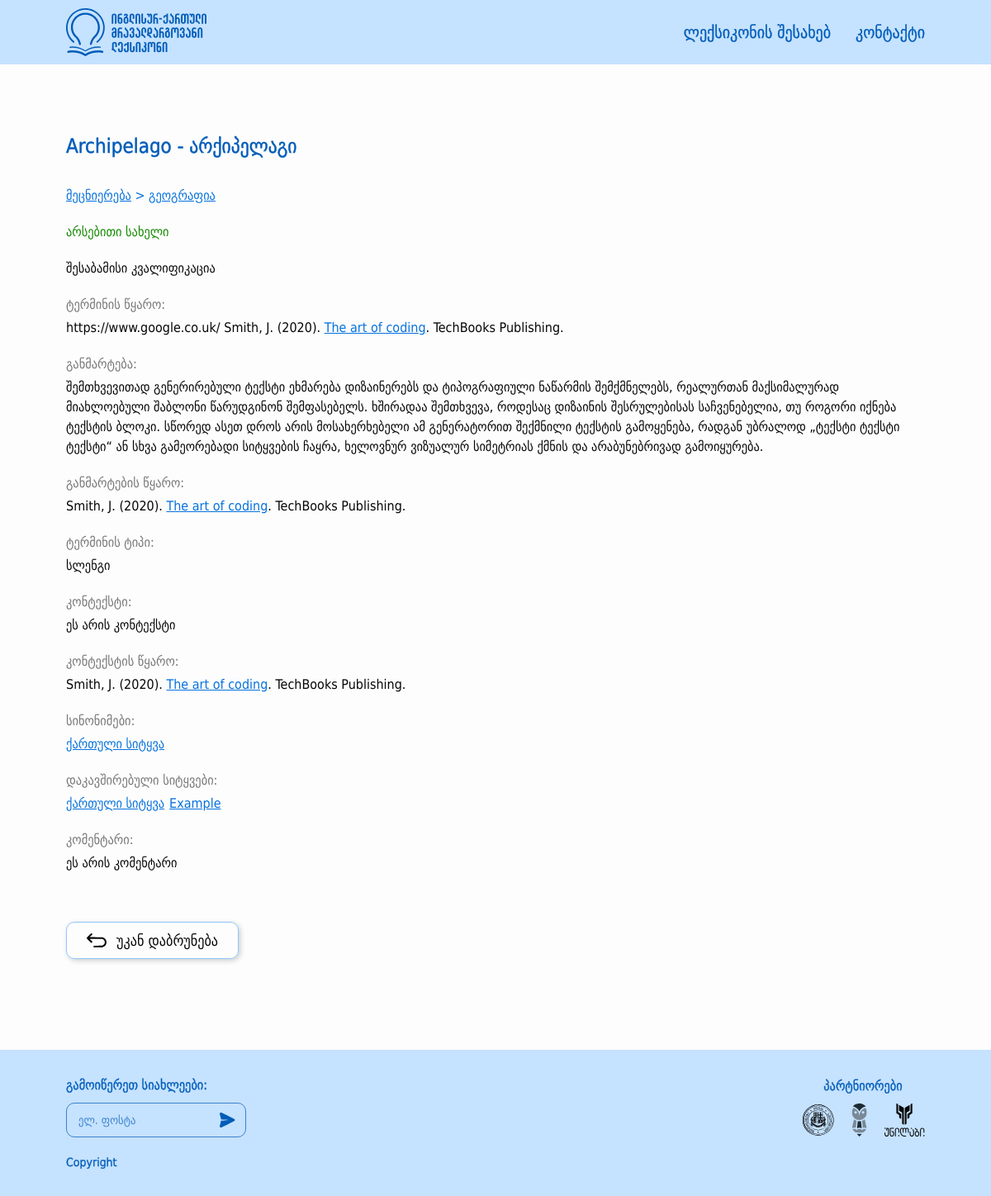
/term_detail/1, run on the app's committed database.
### src/models/terms.py (models this page shows, shortened)
class Term(BaseModel):
    __tablename__ = 'terms'
    id = db.Column(db.Integer, primary_key=True)
    geo_word = db.Column(db.String(100), nullable=False)
    eng_word = db.Column(db.String(100), nullable=False)
    grammar_form = db.Column(db.String(50), nullable=True)
    term_source = db.Column(db.String(100), nullable=False)
    definition = db.Column(db.Text, nullable=False)
    definition_source = db.Column(db.String(100), nullable=False)
    term_type = db.Column(db.String(50), nullable=True)
    context = db.Column(db.Text, nullable=True)
    context_source = db.Column(db.String(100), nullable=True)
    comment = db.Column(db.Text, nullable=True)
    category = db.relationship("Category", secondary="terms_categories", backref="terms")

class Category(BaseModel):
    __tablename__ = "categories"
    id = db.Column(db.Integer, primary_key=True)
    name = db.Column(db.String(50), nullable=False)
    parent_id = db.Column(db.Integer, db.ForeignKey("categories.id"), nullable=True)
    children = db.relationship('Category', backref=db.backref('parent', remote_side=[id]), lazy='dynamic')

### src/views/main/routes.py (the view)
@main_blueprint.route("/term_detail/<int:term_id>")
def term_detail(term_id):
    term = Term.query.get_or_404(term_id)
    connected_terms = ConnectedTerm.query.filter(
        (ConnectedTerm.term1_id == term_id) | (ConnectedTerm.term2_id == term_id)
    ).all()
    synonyms = ConnectedTerm.query.filter(
        (ConnectedTerm.term1_id == term.id) | (ConnectedTerm.term2_id == term.id),
        ConnectedTerm.is_synonym == True
    ).all()
    return render_template("main/term_detail.html", term=term, connected_terms=connected_terms, synonyms=synonyms)

### src/templates/main/term_detail.html (shortened to what this page needs)
{% extends 'layouts/base.html' %}
{% block content %}
    <div class="main-outer edge-padding">
      <main class="main-content width-limiter">
        <article class="term-word-container">
          <h1 class="term-word-detail">{{term.eng_word}} - {{ term.geo_word }}</h1>
          <div class="term-field">
            {% for category in term.category %}
              {% set parent_category = category.parent %}
              {% if parent_category %}
                {% set grandparent_category = parent_category.parent %}
                <a href="{{ url_for('main.view_terms_by_category', category_id=parent_category.id) }}">{{ parent_category.name }}</a> &gt;
              {% endif %}
              <a href="{{ url_for('main.view_terms_by_category', category_id=category.id) }}">{{ category.name }}</a>
            {% endfor %}
          </div>
          <div class="term-word-type">{{term.grammar_form}}</div>
          <div class="term-qualifications">შესაბამისი კვალიფიკაცია</div>
          <section class="term-source">
            <h2>ტერმინის წყარო:</h2>
            <p>
              {{term.term_source}}
              Smith, J. (2020). <a href="{{term.term_source}}" previewlistener="true">The art of coding</a>. TechBooks Publishing.
            </p>
          </section>
          <section class="term-definition">
            <h2>განმარტება:</h2>
            <p>
              {{term.definition}}
            </p>
          </section>
          <section class="term-definition-source">
            <h2>განმარტების წყარო:</h2>
            <p>
              Smith, J. (2020). <a href="{{term.definition_source}}" previewlistener="true">The art of coding</a>. TechBooks Publishing.
            </p>
          </section>
          <section class="term-type">
            <h2>ტერმინის ტიპი:</h2>
            <p>{{term.term_type}}</p>
          </section>
          <section class="term-context">
            <h2>კონტექსტი:</h2>
            <p>
              {{term.context}}
            </p>
          </section>
          <section class="term-context-source">
            <h2>კონტექსტის წყარო:</h2>
            <p>
              Smith, J. (2020). <a href="{{term.context_source}}" previewlistener="true">The art of coding</a>. TechBooks Publishing.
            </p>
          </section>
          <section class="term-synonyms">
            <h2>სინონიმები:</h2>
            {% if synonyms %}
            <ul>
                {% for synonym in synonyms %}
                    {% set related_term = synonym.term1 if synonym.term2.id == term.id else synonym.term2 %}
                    <li><a href="{{ url_for('main.term_detail', term_id=related_term.id) }}">{{ related_term.geo_word }}</a></li>
                {% endfor %}
            </ul>
            {% endif %}
          </section>
          <section class="term-related">
            <h2>დაკავშირებული სიტყვები:</h2>
            {% if connected_terms %}
            <ul>
                {% for connected_term in connected_terms %}
                  {% set related_term = connected_term.term1 if connected_term.term2.id == term.id else connected_term.term2 %}
                  <li><a href="{{ url_for('main.term_detail', term_id=related_term.id) }}">{{ related_term.geo_word }}</a></li>
                {% endfor %}
            </ul>
            {% endif %}
          </section>
          <section class="term-comment">
            <h2>კომენტარი:</h2>
            <p>
              {{term.comment}}
            </p>
          </section>
          <a class="go-back-button-container" href="{{ url_for('main.home') }}">
            <button type="button" class="go-back-button">
              <img src="{{ url_for('static', filename='images/' + 'go-back.svg') }}" alt="Go back" />
            </button>
            <span>უკან დაბრუნება</span>
          </a>
        </article>
      </main>
    </div>
{% endblock %}

### src/static/styles/global.css (style rules this page uses)
:root { --color-light-blue: 197, 226, 255; --color-light-blue-2: 143, 199, 255; --color-blue: 6, 114, 221; --color-blue-1: 81, 168, 255; --color-blue-2: 0, 92, 184; --color-white: 253, 253, 253; --color-black: 7, 7, 7; --color-gray: 119, 119, 119; --color-gray-2: 237, 237, 237; --color-green: 19, 137, 0; --color-red: 229, 0, 0; }
*, *::before, *::after { box-sizing: border-box; }
* { margin: 0; }
body { line-height: 1.5; -webkit-font-smoothing: antialiased; }
img, picture, video, canvas, svg { display: block; max-width: 100%; }
input, button, textarea, select { font: inherit; }
p, h1, h2, h3, h4, h5, h6 { overflow-wrap: break-word; }
* { color: rgb(var(--color-black)); font-family: 'DejaVu Sans Condensed', sans-serif; }
body { display: flex; min-height: 100vh; flex-direction: column; background-color: rgb(var(--color-white)); }
ul { list-style: none; padding: 0; margin: 0; }
button { all: unset; cursor: pointer; box-sizing: border-box; }

### src/static/styles/shared.css (style rules this page uses)
.edge-padding { padding: 10px 20px; }
.width-limiter { max-width: 1300px; margin: 0 auto; }
.main-outer { padding-top: 60px; padding-bottom: 100px; flex: 1; }
@media screen and (min-width: 768px) { .edge-padding { padding: 10px 80px; } }
@media screen and (min-width: 768px) { .main-outer { padding: 80px; padding-bottom: 110px; } }

### src/static/styles/other.css (style rules this page uses)
.main-outer { display: flex; }
main { display: flex; flex: 1; }

### src/static/styles/main.css (style rules this page uses)
.main-content { display: flex; gap: 24px; justify-content: center; }
.term-card .field, a { font-size: 14px; color: rgb(var(--color-blue)); }
.term-context-source { grid-column: 2; }
@media screen and (min-width: 768px) { .main-content { gap: 30px; } }
@media screen and (min-width: 768px) { .term-card .field, a { font-size: 16px; } }

### src/static/styles/word.css (style rules this page uses)
.term-word-container { display: flex; flex-direction: column; }
.term-word-container > *:not(h1):not(.go-back-button-container) { margin-bottom: 20px; }
.term-word-container .term-word-detail { -webkit-text-stroke: 0.5px rgb(var(--color-blue-2)); font-size: 20px; font-weight: 400; color: rgb(var(--color-blue-2)); margin-bottom: 30px; }
.term-word-container .term-word-type { font-size: 16px; color: rgb(var(--color-green)); }
.term-word-container .term-qualifications { font-size: 16px; color: rgb(var(--color-black)); }
.term-word-container .term-field { color: rgb(var(--color-blue)); }
.term-word-container .term-field a { color: rgb(var(--color-blue)); }
.term-word-container section h2 { font-size: 16px; color: rgb(var(--color-gray)); margin-bottom: 4px; font-weight: 400; }
.term-word-container section p { color: rgb(var(--color-black)); }
.term-word-container section p a { color: rgb(var(--color-blue)); }
.term-word-container section ul { display: flex; gap: 6px; list-style-type: none; }
.term-word-container section ul li a { font-size: 16px; color: rgb(var(--color-blue)); }
.term-word-container .go-back-button-container { width: fit-content; height: 45px; display: flex; justify-content: center; margin-top: 30px; padding: 8px 24px; gap: 12px; border-radius: 10px; box-shadow: 2px 2px 6px rgba(0, 0, 0, 0.2); border: 1px solid rgb(var(--color-light-blue-2)); cursor: pointer; text-decoration: none; transition: background-color 150ms, border 150ms; }
.go-back-button-container img { transition: filter 150ms; }
.go-back-button-container span { transition: color 150ms; }
.go-back-button-container .go-back-button { font-size: 18px; border: none; outline: none; }
.go-back-button-container span { font-size: 16px; }
@media screen and (min-width: 768px) { .go-back-button-container span { font-size: 18px; } }
@media screen and (min-width: 768px) { .term-word-container .term-word-detail { font-size: 24px; } }
@media screen and (min-width: 768px) { .term-word-container .go-back-button-container { margin-top: 40px; } }

### data on the page
Term: eng_word "Archipelago", geo_word "არქიპელაგი", grammar_form "არსებითი სახელი", term_source "https://www.google.co.uk/", definition "შემთხვევითად გენერირებული ტექსტი ეხმარება დიზაინერებს და ტიპოგრაფიული ნაწარმის შემქმნელებს, რეალურთან მაქსიმალურად მიახლოებული შაბლონი წარუდგინონ შემფასებელს. ხშირადაა შემთხვევა, როდესაც დიზაინის შესრულებისას საჩვენებელია, თუ როგორი იქნება ტექსტის ბლოკი. სწორედ ასეთ დროს არის მოსახერხებელი ამ გენერატორით შექმნილი ტექსტის გამოყენება, რადგან უბრალოდ „ტექსტი ტექსტი ტექსტი“ ან სხვა გამეორებადი სიტყვების ჩაყრა, ხელოვნურ ვიზუალურ სიმეტრიას ქმნის და არაბუნებრივად გამოიყურება.", term_type "სლენგი", context "ეს არის კონტექსტი", comment "ეს არის კომენტარი"
Category: name "გეოგრაფია"
Category: name "მეცნიერება"
Term: geo_word "ქართული სიტყვა"
Term: geo_word "Example"
